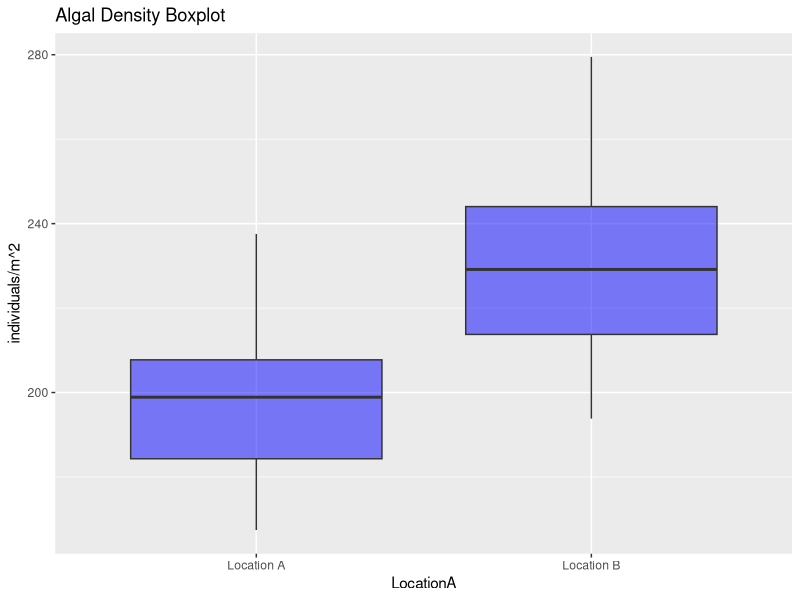
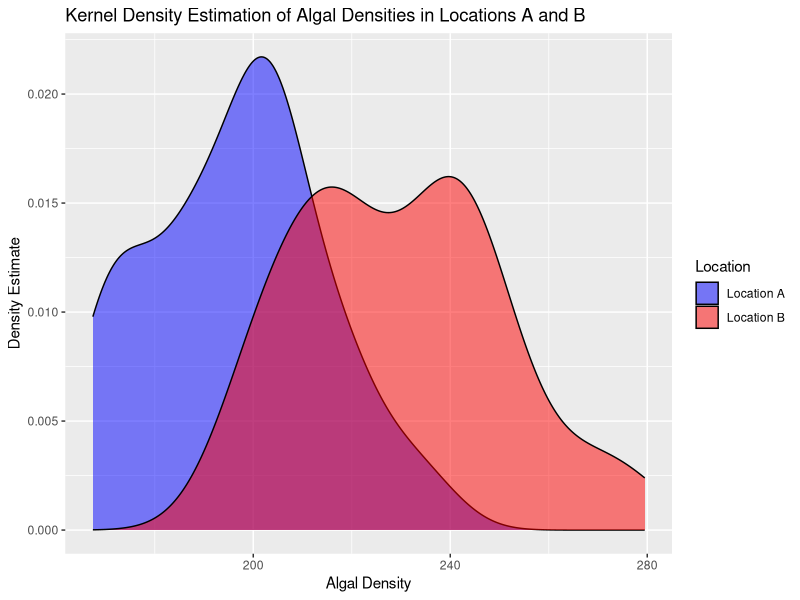
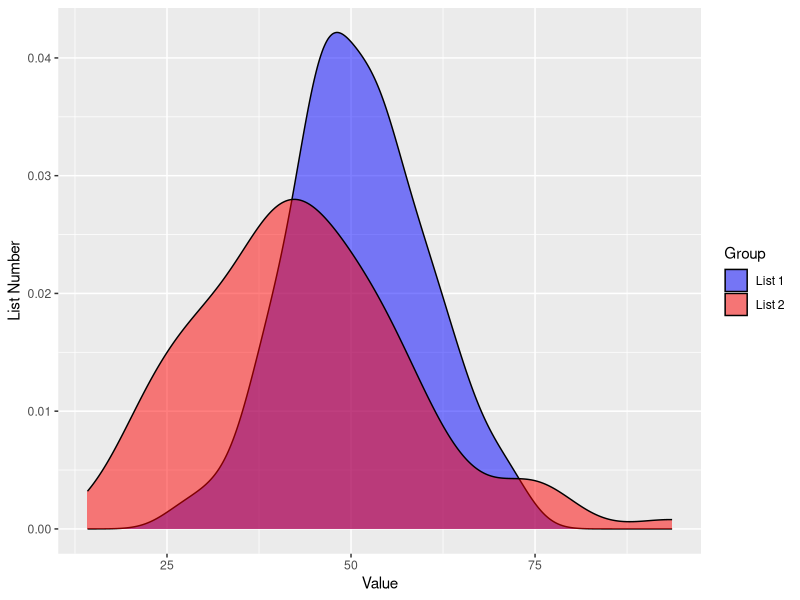

Write R code to recreate these figures, in order.
## ---- chunk 1
### Write your code here
library(ggplot2)
mean_density_locationA <- 200
mean_density_locationB <- 220
std <- 20
n <- 50

#creating the 
locationA <- rnorm(n, mean_density_locationA, std)
locationB <- rnorm(n, mean_density_locationB, std)

#combine into dataframe
#algal_density <- data.frame(locationA, locationB)
#colnames(algal_density) <- c("Location A", "Location B")
#algal_density

#make each location have a different value to tell between locations
locAB <- c(locationA, locationB)
label_location <- c(rep(1, n), rep(2,n))

combinedAB <- data.frame("Algal_Density" = locAB, Location = factor(label_location, levels = c(1,2), labels = c("Location A", "Location B")))
head(combinedAB)
## ---- chunk 2
### Write your code here

algal_boxplot <- ggplot(data=combinedAB, aes(x=Location, y=Algal_Density))+
  geom_boxplot(fill="blue", alpha = 0.5)+
  labs(
    title = "Algal Density Boxplot",
    x="LocationA", "Location B",
    y="individuals/m^2")

algal_boxplot

#all outliers are points not included in the whiskers of the boxplot
## ---- chunk 3
### Write your code here
ggplot(combinedAB, aes(x = Algal_Density, fill = Location)) +
  geom_density(alpha = 0.5) +
  labs(x = "Algal Density", y = "Density Estimate") +
  ggtitle("Kernel Density Estimation of Algal Densities in Locations A and B") +
  scale_fill_manual(values = c("Location A" = "blue", "Location B" = "red"))

## ---- chunk 4
### Write your code here
#parameters
n2 <- 10
pA <- 0.7
pB <- 0.5

#use sum to add together all the probability values (dbinom) for 7, 8, 9, 10. if you dont use sum it will produce a list that you will end up having to sum later
prob_A_7 <- sum(dbinom(7:10, n2, pA)) 
prob_A_7

prob_B_7 <- sum(dbinom(7:10, n2, pB))
prob_B_7

#there is a higher probability that you will fin
## ---- chunk 5
### Write your code here
#poission for 5 occurrences
dpois(5, 3)

#poission for 3 occurrences
sum(dpois(0:3, 3))
#or ppois(3, 3)
## ---- chunk 6
list1 <- c(44.40, 47.70, 65.59, 50.71, 51.29, 67.15, 54.61, 37.35, 43.13, 45.54, 62.24, 53.60, 54.01, 51.11, 
           44.44, 67.87, 54.98, 30.33, 57.01, 45.27, 39.32, 47.82, 39.74, 42.71, 43.75, 33.13, 58.38, 51.53, 
           38.62, 62.54, 54.26, 47.05, 58.95, 58.78, 58.22, 56.89, 55.54, 49.38, 46.94, 46.20, 43.05, 47.92, 
           37.35, 71.69, 62.08, 38.77, 45.97, 45.33, 57.80, 49.17, 52.53, 49.71, 49.57, 63.69, 47.74, 65.16, 
           34.51, 55.85, 51.24, 52.16, 53.80, 44.98, 46.67, 39.81, 39.28, 53.04, 54.48, 50.53, 59.22, 70.50, 
           45.09, 26.91, 60.06, 42.91, 43.12, 60.26, 47.15, 37.79, 51.81, 48.61, 50.06, 53.85, 46.29, 56.44, 
           47.80, 53.32, 60.97, 54.35, 46.74, 61.49, 59.94, 55.48, 52.39, 43.72, 63.61, 44.00, 71.87, 65.33, 
           47.64, 39.74)

list2 <- c(44.34, 48.85, 41.30, 39.79, 30.73, 44.32, 33.23, 19.98, 39.30, 58.78, 36.37, 54.12, 20.73, 44.17, 
           52.79, 49.52, 46.59, 35.39, 32.25, 29.64, 46.76, 30.79, 37.64, 41.16, 72.66, 35.22, 48.53, 46.17, 
           30.57, 43.93, 66.67, 51.77, 45.62, 38.66, 14.20, 61.97, 23.09, 56.10, 73.64, 23.34, 55.53, 41.07, 
           21.42, 22.28, 20.98, 37.04, 23.07, 55.32, 76.50, 25.69, 56.82, 56.54, 49.98, 29.87, 43.21, 40.79, 
           53.44, 39.41, 59.65, 39.38, 60.79, 29.26, 26.10, 93.62, 38.75, 49.47, 54.55, 37.74, 52.75, 50.53, 
           41.77, 45.98, 44.49, 76.93, 33.88, 28.56, 45.57, 49.66, 51.55, 38.12, 29.05, 63.95, 39.76, 32.02, 
           41.46, 42.04, 61.65, 46.27, 56.31, 37.51, 48.22, 40.13, 46.42, 31.57, 25.34, 74.96, 54.01, 26.23, 
           35.83, 27.22)

## ---- chunk 7
### Write your code here

#Make separate data frames for each list
#header of column 1 is "Value" with the numbers from list 1; Group is the second column that makes all values group = List 1
List1 <- data.frame(
  Value = list1, 
  Group = "List 1"
)

List2 <- data.frame(
  Value = list2,
  Group = "List 2"
)

#combine df into one
ListDF <- rbind(List1, List2)
head(ListDF)

ggplot(ListDF, aes(x=Value, fill=Group))+
  geom_density(alpha=0.5)+
  labs(
    x="Value",
    y="List Number"
  )+
  scale_fill_manual(values=c("List 1" = "blue", "List 2" = "red"))
